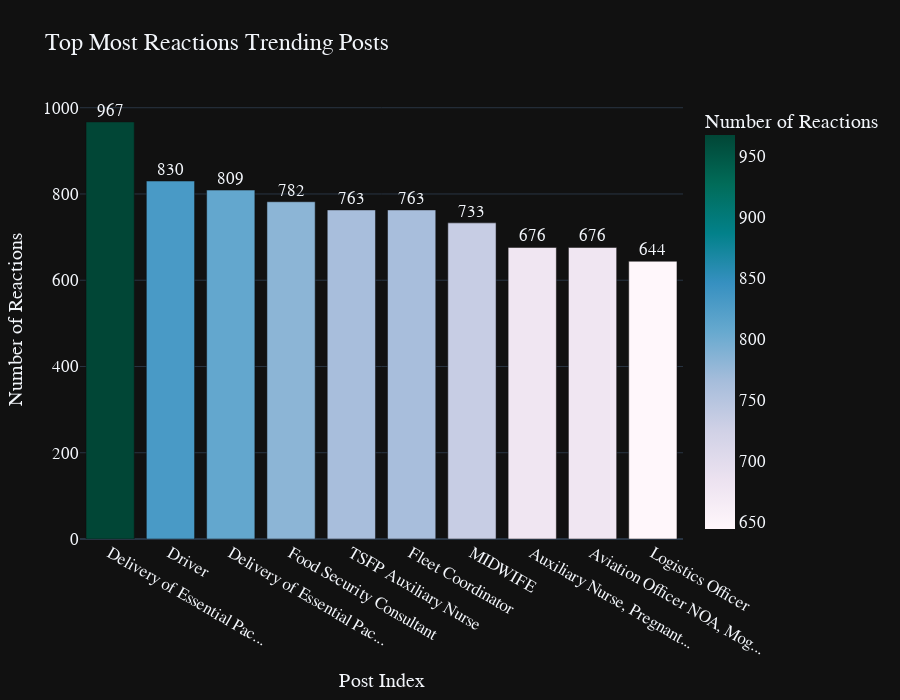

Here is the notebook cell this chart was saved with:
### Code cell
import pandas as pd
import plotly.express as px

# Assuming df_final is your DataFrame with the necessary columns

# Sort the posts by the number of reactions to find the most liked trending posts
top_liked_posts = df_final.sort_values(by='Reactions_Count', ascending=False).head(10)

# Add an index column for the x-axis and create a shortened title for display
top_liked_posts = top_liked_posts.reset_index(drop=True)
top_liked_posts['Post Index'] = top_liked_posts.index + 1
top_liked_posts['Short Title'] = top_liked_posts['Title'].apply(lambda x: (x[:25] + '...') if len(x) > 25 else x)

# Visualization of the Top Most Liked Trending Posts
fig = px.bar(
    top_liked_posts,
    x='Post Index',
    y='Reactions_Count',
    text='Reactions_Count',
    title='Top Most Reactions Trending Posts',
    template='plotly_dark',
    color='Reactions_Count',  # Color based on the number of reactions
    color_continuous_scale='PuBuGn',  # Gradient color scale
)

# Add custom data for hover information, excluding 'Title' since it's included in the main DataFrame
fig.update_traces(
    textposition='outside',
    hovertemplate="<b>Title: %{hovertext}</b><br>" +
                  "Company: %{customdata[0]}<br>" +
                  "Reactions: %{customdata[1]:,}<br>" +
                  "Comments: %{customdata[2]:,}<br>" +
                  "Shares: %{customdata[3]:,}",
    hovertext=top_liked_posts['Title'],
    customdata=top_liked_posts[['Company', 'Reactions_Count', 'Comments_Count', 'Shares_Count']]
)

# Update layout for x-axis and y-axis titles, font, and ticks
fig.update_layout(
    xaxis_title="Post Index",
    yaxis_title="Number of Reactions",
    font=dict(size=17, family="Franklin Gothic"),
    xaxis=dict(tickmode='array', tickvals=top_liked_posts['Post Index'], ticktext=top_liked_posts['Short Title']),
    height=700,  # Increase the height of the plot
    coloraxis_colorbar=dict(title='Number of Reactions'),  # Set color bar title
)

# Show the plot
fig.show()

### Figure 1 — Plotly figure (JSON) as saved in the notebook; plotly's stock layout.template omitted (floating-point values rounded to 4 significant figures)
{"data": [{"alignmentgroup": "True", "customdata": [["Ministry Of Health & Human Services- Federal Government Of Somalia ", 967, 39, 22], ["Mercy Corps Ethiopia ", 830, 30, 7], ["Ministry Of Health & Human Services- Federal Government Of Somalia ", 809, 10, 38], ["FAO ", 782, 15, 17], ["SRCS ", 763, 22, 33], ["Save the Children ", 763, 23, 5], ["SRCS ", 733, 20, 20], ["SRCS ", 676, 42, 40], ["WFP ", 676, 9, 14], ["UNSOS ", 644, 19, 16]], "hovertemplate": "<b>Title: %{hovertext}</b><br>Company: %{customdata[0]}<br>Reactions: %{customdata[1]:,}<br>Comments: %{customdata[2]:,}<br>Shares: %{customdata[3]:,}", "hovertext": ["Delivery of Essential Package of Health Services in Hiiraan Region ", "Driver ", "Delivery of Essential Package of Health Services in Middle Shabelle Region ", "Food Security Consultant ", "TSFP Auxiliary Nurse ", "Fleet Coordinator ", "MIDWIFE ", "Auxiliary Nurse, Pregnant and lactating women (PLW) ", "Aviation Officer NOA, Mogadishu ", "Logistics Officer "], "legendgroup": "", "marker": {"color": [967, 830, 809, 782, 763, 763, 733, 676, 676, 644], "coloraxis": "coloraxis", "pattern": {"shape": ""}}, "name": "", "offsetgroup": "", "orientation": "v", "showlegend": false, "text": [967, 830, 809, 782, 763, 763, 733, 676, 676, 644], "textposition": "outside", "type": "bar", "x": [1, 2, 3, 4, 5, 6, 7, 8, 9, 10], "xaxis": "x", "y": [967, 830, 809, 782, 763, 763, 733, 676, 676, 644], "yaxis": "y"}], "layout": {"barmode": "relative", "coloraxis": {"colorbar": {"title": {"text": "Number of Reactions"}}, "colorscale": [[0, "rgb(255,247,251)"], [0.125, "rgb(236,226,240)"], [0.25, "rgb(208,209,230)"], [0.375, "rgb(166,189,219)"], [0.5, "rgb(103,169,207)"], [0.625, "rgb(54,144,192)"], [0.75, "rgb(2,129,138)"], [0.875, "rgb(1,108,89)"], [1, "rgb(1,70,54)"]]}, "font": {"family": "Franklin Gothic", "size": 17}, "height": 700, "legend": {"tracegroupgap": 0}, "title": {"text": "Top Most Reactions Trending Posts"}, "xaxis": {"anchor": "y", "domain": [0, 1], "tickmode": "array", "ticktext": ["Delivery of Essential Pac...", "Driver ", "Delivery of Essential Pac...", "Food Security Consultant ", "TSFP Auxiliary Nurse ", "Fleet Coordinator ", "MIDWIFE ", "Auxiliary Nurse, Pregnant...", "Aviation Officer NOA, Mog...", "Logistics Officer "], "tickvals": [1, 2, 3, 4, 5, 6, 7, 8, 9, 10], "title": {"text": "Post Index"}}, "yaxis": {"anchor": "x", "domain": [0, 1], "title": {"text": "Number of Reactions"}}}}
